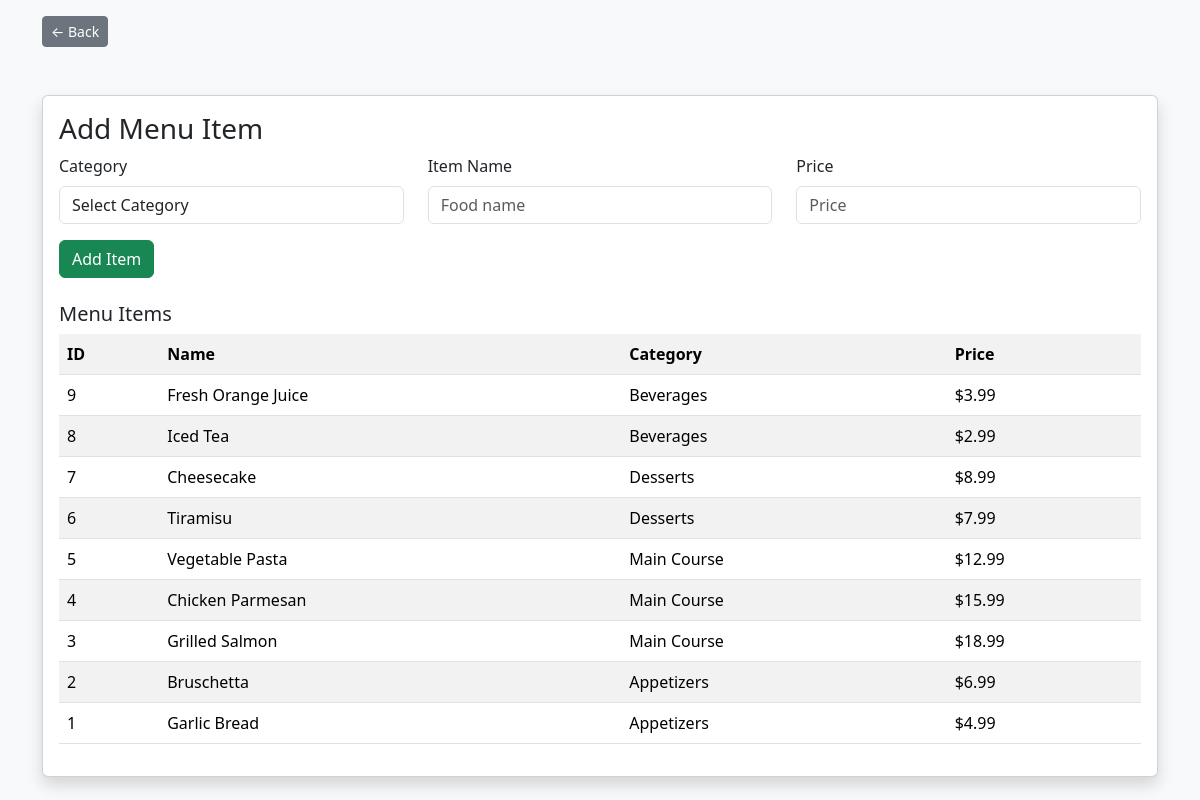
The app's page /admin/menu.php (signed in) with its own data.
### tables this page shows
CREATE TABLE IF NOT EXISTS menu (
    id INT AUTO_INCREMENT PRIMARY KEY,
    category_id INT,
    name VARCHAR(100),
    price DECIMAL(6,2),
    created_at TIMESTAMP DEFAULT CURRENT_TIMESTAMP,
    FOREIGN KEY (category_id) REFERENCES categories(id) ON DELETE CASCADE
);

CREATE TABLE IF NOT EXISTS categories (
    id INT AUTO_INCREMENT PRIMARY KEY,
    name VARCHAR(50),
    created_at TIMESTAMP DEFAULT CURRENT_TIMESTAMP
);

### admin/menu.php (the view, shortened to what this page needs)
<?php
include '../db.php';
?>
<!DOCTYPE html>
<html>
<head>
<link href="https://cdn.jsdelivr.net/npm/bootstrap@5.3.2/dist/css/bootstrap.min.css" rel="stylesheet">
</head>
<body class="bg-light">
<div class="container mt-3"><a href="javascript:history.back()" class="btn btn-secondary btn-sm">← Back</a></div>
<div class="container mt-5">
<div class="card shadow">
<div class="card-body">
<h3>Add Menu Item</h3>
<form method="post" class="mb-4">
<div class="row mb-3">
<div class="col-md-4">
<label class="form-label">Category</label>
<select name="cat" class="form-control" required>
<option value="">Select Category</option>
</select>
</div>
<div class="col-md-4">
<label class="form-label">Item Name</label>
<input type="text" name="name" class="form-control" placeholder="Food name" required>
</div>
<div class="col-md-4">
<label class="form-label">Price</label>
<input type="number" name="price" class="form-control" placeholder="Price" step="0.01" min="0" required>
</div>
</div>
<button type="submit" name="add_menu" class="btn btn-success">Add Item</button>
</form>
<h5>Menu Items</h5>
<table class="table table-striped">
<tr>
<th>ID</th>
<th>Name</th>
<th>Category</th>
<th>Price</th>
</tr>
<?php
$menu = mysqli_query($conn, "SELECT m.*, c.name as category FROM menu m JOIN categories c ON m.category_id = c.id ORDER BY m.id DESC");
while($item = mysqli_fetch_assoc($menu)):
?>
<tr>
<td><?= $item['id'] ?></td>
<td><?= htmlspecialchars($item['name']) ?></td>
<td><?= htmlspecialchars($item['category']) ?></td>
<td>$<?= number_format($item['price'], 2) ?></td>
</tr>
<?php endwhile; ?>
</table>
</div>
</div>
</div>
</body>
</html>

### records on screen
menu: id "9", name "Fresh Orange Juice", category.name "Beverages", price "3.99"
menu: id "8", name "Iced Tea", category.name "Beverages", price "2.99"
menu: id "7", name "Cheesecake", category.name "Desserts", price "8.99"
menu: id "6", name "Tiramisu", category.name "Desserts", price "7.99"
menu: id "5", name "Vegetable Pasta", category.name "Main Course", price "12.99"
menu: id "4", name "Chicken Parmesan", category.name "Main Course", price "15.99"
menu: id "3", name "Grilled Salmon", category.name "Main Course", price "18.99"
menu: id "2", name "Bruschetta", category.name "Appetizers", price "6.99"
menu: id "1", name "Garlic Bread", category.name "Appetizers", price "4.99"
